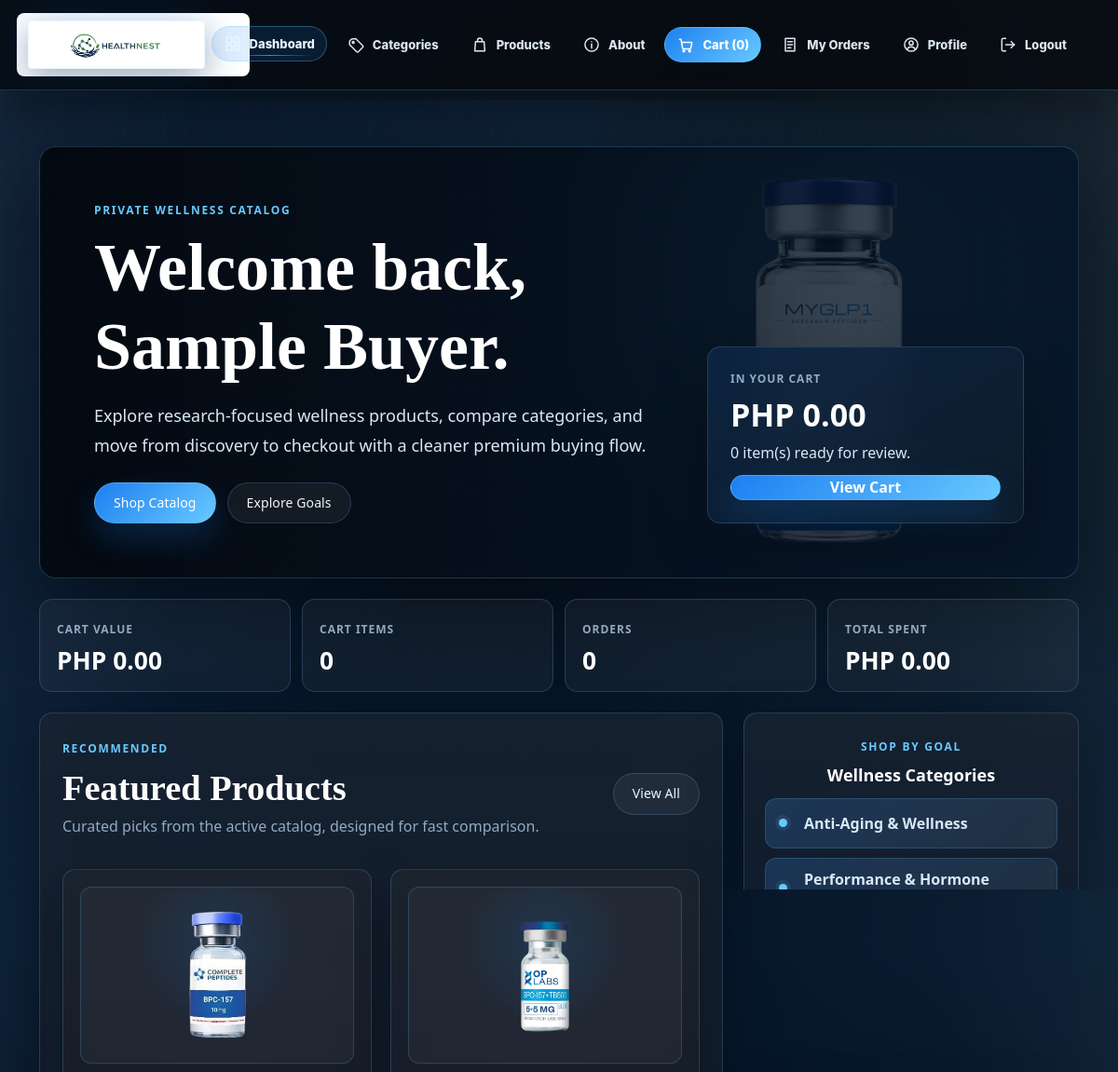
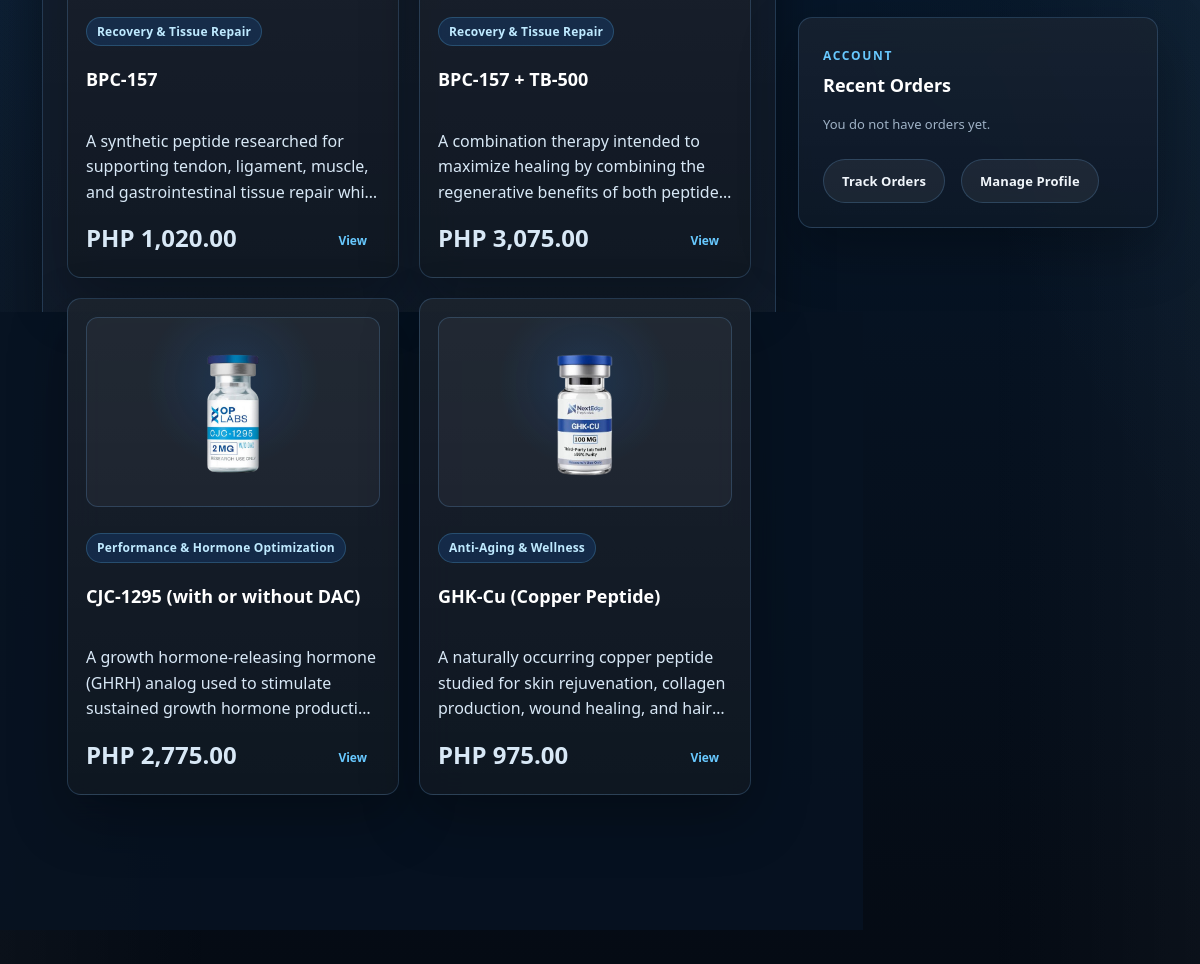
/buyer_dashboard.php (signed in), run on the app's committed database (2 pictures, top to bottom).
### tables this page shows
CREATE TABLE `products` (
  `product_id` int(5) NOT NULL,
  `category_id` int(5) DEFAULT NULL,
  `product_name` varchar(150) DEFAULT NULL,
  `description` varchar(255) DEFAULT NULL,
  `price` float DEFAULT NULL,
  `stock_quantity` int(11) DEFAULT NULL,
  `image` varchar(150) NOT NULL,
  `status` varchar(20) DEFAULT NULL,
  `created_at` date DEFAULT NULL
);

CREATE TABLE `categories` (
  `category_id` int(5) NOT NULL,
  `category_name` varchar(100) DEFAULT NULL,
  `description` varchar(255) DEFAULT NULL
);

### functions.php (called while the page is built, shortened)
<?php
function e($value)
{
    return htmlspecialchars((string) $value, ENT_QUOTES, "UTF-8");
}
function accountFullName($user)
{
    $parts = [
        $user["firstname"] ?? "",
        $user["middlename"] ?? "",
        $user["lastname"] ?? "",
    ];
    $name = trim(preg_replace("/\s+/", " ", implode(" ", array_filter($parts))));
    return $name !== "" ? $name : ($user["email"] ?? "User");
}
function sessionUserId()
{
    if (isset($_SESSION["user_id"])) {
        return (int) $_SESSION["user_id"];
    }
    return null;
}
function isLoggedIn()
{
    return sessionUserId() !== null;
}
function currentUser($conn)
{
    $userId = sessionUserId();
    $stmt = mysqli_prepare($conn, "SELECT * FROM tblaccount WHERE id = ? LIMIT 1");
    mysqli_stmt_bind_param($stmt, "i", $userId);
    mysqli_stmt_execute($stmt);
    $result = mysqli_stmt_get_result($stmt);
    return mysqli_fetch_assoc($result) ?: null;
}
function getCategories($conn)
{
    $result = mysqli_query($conn, "SELECT * FROM categories ORDER BY category_name");
    $cats = [];
    while ($row = mysqli_fetch_assoc($result)) {
        $cats[] = $row;
    }
    return $cats;
}
function getProducts($conn, $categoryId = null)
{
    if ($categoryId) {
        $stmt = mysqli_prepare($conn, "SELECT p.*, c.category_name FROM products p LEFT JOIN categories c ON p.category_id = c.category_id WHERE p.status = 'active' AND p.category_id = ? ORDER BY p.product_name");
        mysqli_stmt_bind_param($stmt, "i", $categoryId);
        mysqli_stmt_execute($stmt);
        $result = mysqli_stmt_get_result($stmt);
    } else {
        $result = mysqli_query($conn, "SELECT p.*, c.category_name FROM products p LEFT JOIN categories c ON p.category_id = c.category_id WHERE p.status = 'active' ORDER BY p.product_name");
    }
    $products = [];
    while ($row = mysqli_fetch_assoc($result)) {
        $products[] = $row;
    }
    return $products;
}
function formatPrice($amount)
{
    return "PHP " . number_format((float) $amount, 2);
}
function productImageFilename($image)
{
    $image = str_replace("\\", "/", trim((string) $image));
    $filename = basename($image);
    return $filename !== "" ? $filename : "placeholder.jpg";
}
function cartItems($conn, $userId)
{
    $stmt = mysqli_prepare($conn, "SELECT c.cart_id, c.quantity, p.product_id, p.product_name, p.price, p.stock_quantity, p.status, p.image, cat.category_name FROM cart c JOIN products p ON c.product_id = p.product_id LEFT JOIN categories cat ON p.category_id = cat.category_id WHERE c.user_id = ? ORDER BY c.cart_id");
    mysqli_stmt_bind_param($stmt, "i", $userId);
    mysqli_stmt_execute($stmt);
    $result = mysqli_stmt_get_result($stmt);
    $items = [];
    return $items;
}
function cartTotal($conn, $userId)
{
    $total = 0;
    foreach (cartItems($conn, $userId) as $item) {
        $total += $item["subtotal"];
    }
    return $total;
}
function cartCount($conn, $userId)
{
    $stmt = mysqli_prepare($conn, "SELECT SUM(quantity) AS total_qty FROM cart WHERE user_id = ?");
    mysqli_stmt_bind_param($stmt, "i", $userId);
    mysqli_stmt_execute($stmt);
    $row = mysqli_fetch_assoc(mysqli_stmt_get_result($stmt));
    return $row["total_qty"] ? (int) $row["total_qty"] : 0;
}

### buyer_dashboard.php (the view, shortened to what this page needs)
<?php
require_once __DIR__ . "/init.php";
$userId = sessionUserId();
$cartTotal = cartTotal($conn, $userId);
$featuredProducts = array_slice(getProducts($conn), 0, 4);
$categories = getCategories($conn);
$orderStatsResult = mysqli_query($conn, "
    SELECT
        COUNT(*) AS total_orders,
        COALESCE(SUM(total_amount), 0) AS total_spent,
        SUM(CASE WHEN LOWER(COALESCE(status, 'paid')) NOT IN ('delivered', 'cancelled') THEN 1 ELSE 0 END) AS active_orders
    FROM orders
    WHERE user_id = " . (int) $userId . "
");
$orderStats = $orderStatsResult ? mysqli_fetch_assoc($orderStatsResult) : [];
$totalOrders = (int) ($orderStats["total_orders"] ?? 0);
$totalSpent = (float) ($orderStats["total_spent"] ?? 0);
$ordersResult = mysqli_query($conn, "
    SELECT order_id, total_amount, payment_method, status, created_at
    FROM orders
    WHERE user_id = " . (int) $userId . "
    ORDER BY order_id DESC
    LIMIT 5
");
require __DIR__ . "/header.php";
?>
<main class="page-main">
    <section class="buyer-storefront-hero">
        <div class="buyer-hero-copy">
            <span class="buyer-kicker">Private Wellness Catalog</span>
            <h1>Welcome back, <?php echo e(accountFullName($user)); ?>.</h1>
            <p class="lead">Explore research-focused wellness products, compare categories, and move from discovery to checkout with a cleaner premium buying flow.</p>
            <div class="buyer-hero-actions">
                <a class="button" href="products.php">Shop Catalog</a>
                <a class="button secondary" href="categories.php">Explore Goals</a>
            </div>
        </div>
        <div class="buyer-cart-preview">
            <span>In Your Cart</span>
            <strong><?php echo formatPrice($cartTotal); ?></strong>
            <p><?php echo (int) $cartCount; ?> item(s) ready for review.</p>
            <div class="buyer-mini-actions">
                <a href="cart.php">View Cart</a>
            </div>
        </div>
    </section>
    <section class="buyer-value-strip">
        <div>
            <span>Cart Value</span>
            <strong><?php echo formatPrice($cartTotal); ?></strong>
        </div>
        <div>
            <span>Cart Items</span>
            <strong><?php echo (int) $cartCount; ?></strong>
        </div>
        <div>
            <span>Orders</span>
            <strong><?php echo $totalOrders; ?></strong>
        </div>
        <div>
            <span>Total Spent</span>
            <strong><?php echo formatPrice($totalSpent); ?></strong>
        </div>
    </section>
    <div class="buyer-home-grid">
        <section class="buyer-catalog-panel">
            <div class="buyer-section-heading">
                <div>
                    <span class="buyer-kicker">Recommended</span>
                    <h2>Featured Products</h2>
                    <p>Curated picks from the active catalog, designed for fast comparison.</p>
                </div>
                <a class="button secondary" href="products.php">View All</a>
            </div>
            <div class="product-grid buyer-product-grid">
                <?php foreach ($featuredProducts as $product): ?>
                    <?php $imagePath = "images/products/" . productImageFilename($product["image"] ?? ""); ?>
                    <article class="buyer-product-card">
                        <div class="product-image-wrap">
                            <img src="<?php echo e($imagePath); ?>" alt="<?php echo e($product["product_name"]); ?>" class="product-image" onerror="this.src='images/placeholder.png'; this.onerror=null;">
                        </div>
                        <span class="badge"><?php echo e($product["category_name"] ?? "Uncategorized"); ?></span>
                        <h3><?php echo e($product["product_name"]); ?></h3>
                        <p><?php echo e($product["description"] ?: "No description available."); ?></p>
                        <div class="buyer-card-footer">
                            <p class="price"><?php echo formatPrice($product["price"]); ?></p>
                            <a href="product.php?id=<?php echo (int) $product["product_id"]; ?>">View</a>
                        </div>
                    </article>
                <?php endforeach; ?>
            </div>
        </section>
        <aside class="buyer-home-aside">
            <section class="buyer-panel">
                <span class="buyer-kicker">Shop by Goal</span>
                <h3>Wellness Categories</h3>
                <div class="buyer-chip-row stacked">
                    <?php foreach ($categories as $category): ?>
                        <a href="products.php?category=<?php echo (int) $category["category_id"]; ?>">
                            <?php echo e($category["category_name"]); ?>
                        </a>
                    <?php endforeach; ?>
                </div>
            </section>
            <section class="buyer-panel">
                <div class="buyer-section-heading compact">
                    <div>
                        <span class="buyer-kicker">Account</span>
                        <h3>Recent Orders</h3>
                    </div>
                </div>
                <?php if ($ordersResult && mysqli_num_rows($ordersResult) > 0): ?>
                    <ul class="activity-list buyer-activity-list">
                        <?php while ($order = mysqli_fetch_assoc($ordersResult)): ?>
                            <li>
                                <strong>Order #HN-<?php echo (int) $order["order_id"]; ?></strong>
                                <p class="muted"><?php echo formatPrice($order["total_amount"]); ?> - <?php echo e(orderStatusLabel($order["status"])); ?></p>
                                <p class="meta"><?php echo e($order["payment_method"]); ?> - <?php echo e($order["created_at"]); ?></p>
                                <a href="buyer_orders.php?id=<?php echo (int) $order["order_id"]; ?>">Track order</a>
                            </li>
                        <?php endwhile; ?>
                    </ul>
                <?php else: ?>
                    <p class="muted">You do not have orders yet.</p>
                <?php endif; ?>
                <div class="actions">
                    <a class="secondary" href="buyer_orders.php">Track Orders</a>
                    <a class="secondary" href="profile.php">Manage Profile</a>
                </div>
            </section>
        </aside>
    </div>
</main>
<?php require __DIR__ . "/footer.php"; ?>

### data on the page
products: image+product_name (picture), category.category_name "Recovery & Tissue Repair", product_name "BPC-157", description "A synthetic peptide researched for supporting tendon, ligament, muscle, and gastrointestinal tissue repair…", price "PHP 1,020.00"
products: image+product_name (picture), category.category_name "Recovery & Tissue Repair", product_name "BPC-157 + TB-500", description "A combination therapy intended to maximize healing by combining the regenerative benefits of both…", price "PHP 3,075.00"
products: image (picture), category.category_name "Performance & Hormone Optimization", product_name "CJC-1295 (with or without DAC)", description "A growth hormone-releasing hormone (GHRH) analog used to stimulate sustained growth hormone…", price "PHP 2,775.00"
products: image (picture), category.category_name "Anti-Aging & Wellness", product_name "GHK-Cu (Copper Peptide)", description "A naturally occurring copper peptide studied for skin rejuvenation, collagen production, wound healing, and…", price "PHP 975.00"
categories: category_name "Anti-Aging & Wellness"
categories: category_name "Performance & Hormone Optimization"

### other printed values
$cartCount "0"
accountFullName($user) "Sample Buyer"
formatPrice($cartTotal) "PHP 0.00"
$totalOrders "0"
formatPrice($totalSpent) "PHP 0.00"
